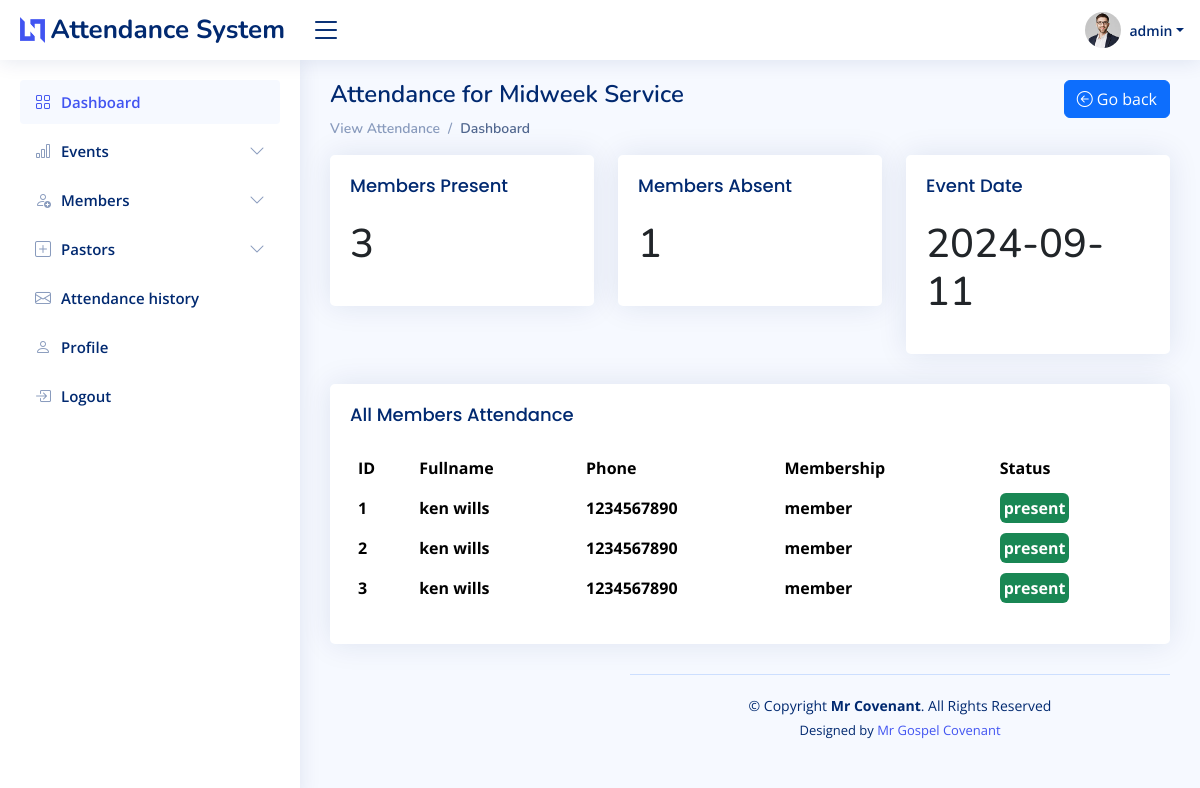
/admin/attendance_view.php?id=7 (signed in), run on the app's committed database.
### tables this page shows
CREATE TABLE `events` (
  `id` int(255) NOT NULL,
  `title` varchar(255) NOT NULL,
  `eventdate` varchar(255) NOT NULL,
  `starttime` varchar(255) NOT NULL,
  `endtime` varchar(255) NOT NULL,
  `status` varchar(255) NOT NULL DEFAULT 'upcoming',
  `updated_at` datetime NOT NULL DEFAULT current_timestamp() ON UPDATE current_timestamp(),
  `created_at` datetime NOT NULL DEFAULT current_timestamp()
);

CREATE TABLE `attendance` (
  `id` int(255) NOT NULL,
  `userid` varchar(255) NOT NULL,
  `eventid` varchar(255) NOT NULL,
  `status` varchar(255) NOT NULL,
  `updated_at` datetime NOT NULL DEFAULT current_timestamp() ON UPDATE current_timestamp(),
  `created_at` datetime NOT NULL DEFAULT current_timestamp()
);

CREATE TABLE `users` (
  `id` int(255) NOT NULL,
  `firstname` varchar(255) NOT NULL,
  `lastname` varchar(255) NOT NULL,
  `email` varchar(255) NOT NULL,
  `membership` varchar(255) NOT NULL,
  `role` varchar(255) NOT NULL DEFAULT 'user',
  `phone` varchar(255) DEFAULT NULL,
  `password` varchar(255) NOT NULL,
  `updated_at` datetime NOT NULL DEFAULT current_timestamp() ON UPDATE current_timestamp(),
  `created_at` datetime NOT NULL DEFAULT current_timestamp()
);

### admin/attendance_view.php (the view, shortened to what this page needs)
<?php
require('../config/db.php');
$title="";
$eventdate ="";
$eventid ="";
if(isset($_GET['id'])){
	$id= $_GET['id'];
	$sql = mysqli_query($connection, "SELECT * FROM events where id='$id'");
	while($row= mysqli_fetch_assoc($sql)){
		$title = $row['title'];
		$eventdate = $row['eventdate'];
        $eventid = $row['id'];
	}
}
?>
<!DOCTYPE html>
<html lang="en">
<head>
    <link href="assets/vendor/bootstrap/css/bootstrap.min.css" rel="stylesheet">
    <link href="assets/vendor/bootstrap-icons/bootstrap-icons.css" rel="stylesheet">
    <link href="assets/vendor/boxicons/css/boxicons.min.css" rel="stylesheet">
    <link href="assets/vendor/quill/quill.snow.css" rel="stylesheet">
    <link href="assets/vendor/quill/quill.bubble.css" rel="stylesheet">
    <link href="assets/vendor/remixicon/remixicon.css" rel="stylesheet">
    <link href="assets/vendor/simple-datatables/style.css" rel="stylesheet">
    <link href="assets/css/style.css" rel="stylesheet">
</head>
<body>
    <?php require("includes/header.php") ?>
    <?php require("includes/sidebar.php") ?>
    <main id="main" class="main">
        <div class="pagetitle">
            <div class="d-flex justify-content-between">
                <h1>Attendance for <?=$title?></h1>
                <a href="attendance.php" class="btn btn-primary"> <i class="bi bi-arrow-left-circle"></i> Go back</a>
            </div>
            <nav>
                <ol class="breadcrumb">
                    <li class="breadcrumb-item"><a href="index.php">View Attendance</a></li>
                    <li class="breadcrumb-item active">Dashboard</li>
                </ol>
            </nav>
        </div>
        <section class="section dashboard">
            <div class="row">
                <div class="col-lg-12">
                    <div class="row justify-content-center">
                        <div class="col-xxl-4 col-md-4">
                            <div class="card info-card members-card">
                                <div class="card-body">
                                    <h5 class="card-title">Members Present<span></span></h5>
                                    <h1>
                                        <?php
                                            $sql = mysqli_query($connection, "SELECT * FROM attendance where eventid=$eventid and status='present' ");
                                            echo mysqli_num_rows($sql);
                                        ?>
                                    </h1>
                                </div>
                            </div>
                        </div>
                        <div class="col-xxl-4 col-md-4">
                            <div class="card info-card members-card">
                                <div class="card-body">
                                    <h5 class="card-title">Members Absent<span></span></h5>
                                    <h1>
                                        <?php
                                            $sqlusers = mysqli_query($connection, "SELECT * FROM users ");
                                            $sql = mysqli_query($connection, "SELECT * FROM attendance where eventid=$eventid and status='present' ");
                                            $totalabsent = mysqli_num_rows($sql);
                                            $totalusers = mysqli_num_rows($sqlusers);
                                            echo ($totalusers - $totalabsent);
                                        ?>
                                    </h1>
                                </div>
                            </div>
                        </div>
                        <div class="col-xxl-4 col-md-4">
                            <div class="card info-card members-card">
                                <div class="card-body">
                                    <h5 class="card-title">Event Date<span></span></h5>
                                    <h1>
                                        <?php
                                           echo $eventdate
                                        ?>
                                    </h1>
                                </div>
                            </div>
                        </div>
                    </div>
                </div>
                <div class="col-12">
                    <div class="card Last-Attended overflow-auto">
                        <div class="card-body">
                            <h5 class="card-title">All Members Attendance<span></span></h5>
                            <table class="table table-borderless datatable">
                                <thead>
                                    <tr>
                                        <th scope="col">ID</th>
                                        <th scope="col">Fullname</th>
                                        <th scope="col">Phone</th>
                                        <th scope="col">Membership</th>
                                        <th scope="col">Status</th>
                                    </tr>
                                </thead>
                                <tbody>
                                    <?php
                                    $sql = mysqli_query($connection, "SELECT users.firstname, users.lastname,
                                        users.phone,users.membership, attendance.*
                                        FROM attendance
                                        JOIN users ON attendance.userid = users.id where eventid=$eventid ");
                                    $n = 1;
                                    while ($row = mysqli_fetch_assoc($sql)) {
                                    ?>
                                        <tr>
                                            <th><?= $n++ ?></th>
                                            <th><?=$row['firstname'] ?> <?=$row['lastname'] ?></th>
                                            <th><?php echo $row['phone'] ?></th>
                                            <th><?php echo $row['membership'] ?></th>
                                            <th><?php if($row['status'] =="absent"){echo "<span class='bg-danger text-white rounded p-1 mt-1'>".$row['status']."</span>";}else{echo "<span class='bg-success text-white rounded p-1 mt-1'>".$row['status']."</span>";}  ?></th>
                                        </tr>
                                    <?php
                                    }
                                    ?>
                                </tbody>
                            </table>
                        </div>
                    </div>
                </div>
            </div>
            <?php require("includes/footer.php") ?>
</body>
</html>

### admin/includes/header.php (shortened to what this page needs)
<header id="header" class="header fixed-top d-flex align-items-center">
  <div class="d-flex align-items-center justify-content-between">
    <a href="index.html" class="logo d-flex align-items-center">
      <img src="assets/img/logo.png" alt="">
      <span class="d-none d-lg-block">Attendance System</span>
    </a>
    <i class="bi bi-list toggle-sidebar-btn"></i>
  </div>
  <nav class="header-nav ms-auto">
    <ul class="d-flex align-items-center">
      <li class="nav-item dropdown pe-3">
        <a class="nav-link nav-profile d-flex align-items-center pe-0" href="#" data-bs-toggle="dropdown">
          <img src="assets/img/profile-img.jpg" alt="Profile" class="rounded-circle">
          <span class="d-none d-md-block dropdown-toggle ps-2"><?=$_SESSION['firstname']?></span>
        </a>
      </li>
    </ul>
  </nav>
</header>

### admin/includes/sidebar.php (shortened to what this page needs)
<aside id="sidebar" class="sidebar">
  <ul class="sidebar-nav" id="sidebar-nav">
    <li class="nav-item">
      <a class="nav-link " href="index.php">
        <i class="bi bi-grid"></i>
        <span>Dashboard</span>
      </a>
    </li>
    <li class="nav-item">
      <a class="nav-link collapsed" data-bs-target="#charts-nav" data-bs-toggle="collapse" href="#">
        <i class="bi bi-bar-chart"></i><span>Events</span><i class="bi bi-chevron-down ms-auto"></i>
      </a>
    </li>
    <li class="nav-item">
      <a class="nav-link collapsed" data-bs-target="#members-nav" data-bs-toggle="collapse" href="#">
        <i class="bi bi-person-add"></i><span>Members</span><i class="bi bi-chevron-down ms-auto"></i>
      </a>
    </li>
    <li class="nav-item">
      <a class="nav-link collapsed" data-bs-target="#pastors-nav" data-bs-toggle="collapse" href="#">
        <i class="bi bi-plus-square"></i><span>Pastors</span><i class="bi bi-chevron-down ms-auto"></i>
      </a>
    </li>
    <li class="nav-item">
      <a class="nav-link collapsed" href="attendance.php">
        <i class="bi bi-envelope"></i>
        <span>Attendance history</span>
      </a>
    </li>
    <li class="nav-item">
      <a class="nav-link collapsed" href="profile.php">
        <i class="bi bi-person"></i>
        <span>Profile</span>
      </a>
    </li>
    <li class="nav-item">
      <a class="nav-link collapsed" href="logout.php">
        <i class="bi bi-box-arrow-in-right"></i>
        <span>Logout</span>
      </a>
    </li>
  </ul>
</aside>

### admin/includes/footer.php (shortened to what this page needs)
<footer id="footer" class="footer">
  <div class="copyright">
    &copy; Copyright <strong><span>Mr Covenant</span></strong>. All Rights Reserved
  </div>
  <div class="credits">
    Designed by <a href="https://bootstrapmade.com/">Mr Gospel Covenant</a>
  </div>
</footer>

### admin/assets/css/style.css (style rules this page uses)
:root { scroll-behavior: smooth; }
body { font-family: "Open Sans", sans-serif; background: #f6f9ff; color: #444444; }
a { color: #4154f1; text-decoration: none; }
h1, h2, h3, h4, h5, h6 { font-family: "Nunito", sans-serif; }
#main { margin-top: 60px; padding: 20px 30px; transition: all 0.3s; }
.pagetitle { margin-bottom: 10px; }
.pagetitle h1 { font-size: 24px; margin-bottom: 0; font-weight: 600; color: #012970; }
.card { margin-bottom: 30px; border: none; border-radius: 5px; box-shadow: 0px 0 30px rgba(1, 41, 112, 0.1); }
.card-title { padding: 20px 0 15px 0; font-size: 18px; font-weight: 500; color: #012970; font-family: "Poppins", sans-serif; }
.card-body { padding: 0 20px 20px 20px; }
.breadcrumb { font-size: 14px; font-family: "Nunito", sans-serif; color: #899bbd; font-weight: 600; }
.breadcrumb a { color: #899bbd; transition: 0.3s; }
.breadcrumb .breadcrumb-item::before { color: #899bbd; }
.breadcrumb .active { color: #51678f; font-weight: 600; }
.logo { line-height: 1; }
@media (min-width: 1200px) { .logo { width: 280px; } }
.logo img { max-height: 26px; margin-right: 6px; }
.logo span { font-size: 26px; font-weight: 700; color: #012970; font-family: "Nunito", sans-serif; }
.header { transition: all 0.5s; z-index: 997; height: 60px; box-shadow: 0px 2px 20px rgba(1, 41, 112, 0.1); background-color: #fff; padding-left: 20px; }
.header .toggle-sidebar-btn { font-size: 32px; padding-left: 10px; cursor: pointer; color: #012970; }
.header-nav ul { list-style: none; }
.header-nav>ul { margin: 0; padding: 0; }
.header-nav .nav-profile { color: #012970; }
.header-nav .nav-profile img { max-height: 36px; }
.header-nav .nav-profile span { font-size: 14px; font-weight: 600; }
.sidebar { position: fixed; top: 60px; left: 0; bottom: 0; width: 300px; z-index: 996; transition: all 0.3s; padding: 20px; overflow-y: auto; scrollbar-width: thin; scrollbar-color: #aab7cf transparent; box-shadow: 0px 0px 20px rgba(1, 41, 112, 0.1); background-color: #fff; }
@media (min-width: 1200px) { #main, #footer { margin-left: 300px; } }
.sidebar-nav { padding: 0; margin: 0; list-style: none; }
.sidebar-nav li { padding: 0; margin: 0; list-style: none; }
.sidebar-nav .nav-item { margin-bottom: 5px; }
.sidebar-nav .nav-link { display: flex; align-items: center; font-size: 15px; font-weight: 600; color: #4154f1; transition: 0.3; background: #f6f9ff; padding: 10px 15px; border-radius: 4px; }
.sidebar-nav .nav-link i { font-size: 16px; margin-right: 10px; color: #4154f1; }
.sidebar-nav .nav-link.collapsed { color: #012970; background: #fff; }
.sidebar-nav .nav-link.collapsed i { color: #899bbd; }
.sidebar-nav .nav-link .bi-chevron-down { margin-right: 0; transition: transform 0.2s ease-in-out; }
.dashboard .info-card { padding-bottom: 10px; }
.footer { padding: 20px 0; font-size: 14px; transition: all 0.3s; border-top: 1px solid #cddfff; }
.footer .copyright { text-align: center; color: #012970; }
.footer .credits { padding-top: 5px; text-align: center; font-size: 13px; color: #012970; }

### admin/attendance_view.php (style rules this page uses)
table, tr, td { white-space: nowrap; }

### data on the page
events: title "Midweek Service", eventdate "2024-09-11"
attendance: userid.firstname "ken", userid.lastname "wills", userid.phone "1234567890", userid.membership "member", status "present"
attendance: userid.firstname "ken", userid.lastname "wills", userid.phone "1234567890", userid.membership "member", status "present"
attendance: userid.firstname "ken", userid.lastname "wills", userid.phone "1234567890", userid.membership "member", status "present"

### other printed values
$_SESSION['firstname'] "admin"
mysqli_num_rows($sql) "3"
$totalusers - $totalabsent "1"
